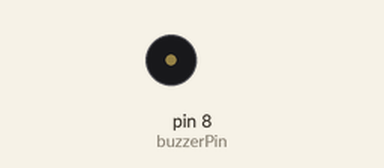
A sketch run on a simulated Arduino Uno, built with avr-gcc and run on an emulated ATmega328P. Shown: buzzer (waves = sounding).

Above: at 0.1 s.
At 30.3 s:
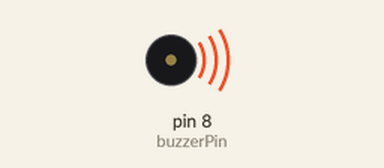
Timing chart, 0 to 33.3 s (numbered marks = the images above):
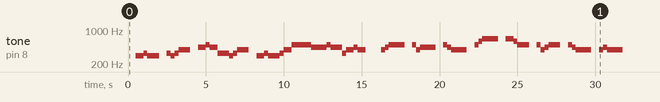

The sketch:

Melody_sep14b.ino
```cpp
// Define pin, speed, and # of repetitions
const int buzzerPin = 8;
const float songSpeed = 1.0;
int repetitions = 1;

// Define note frequencies
#define NOTE_B4 493
#define NOTE_A4 440
#define NOTE_E5 659
#define NOTE_A5 466
#define NOTE_G4 390
#define NOTE_E4 330
#define NOTE_D4 294
#define NOTE_D5 587

// Defines the melody using an array
int melody[] = {
0, NOTE_D4, NOTE_D4, NOTE_E4, NOTE_D4,0,NOTE_E4,NOTE_D4,NOTE_E4,NOTE_G4,0,NOTE_A4,NOTE_A4,NOTE_B4,NOTE_A4,NOTE_E4,NOTE_E4,NOTE_E4,NOTE_D4,NOTE_E4,NOTE_G4,
0, NOTE_D4, NOTE_D4, NOTE_E4,NOTE_D4,NOTE_E4,NOTE_G4,NOTE_G4,NOTE_B4,NOTE_B4,NOTE_A4,NOTE_A4,NOTE_A4,NOTE_A4,NOTE_B4,NOTE_A4,NOTE_E4,NOTE_G4,NOTE_G4,NOTE_A4,NOTE_G4,0,
0, NOTE_G4, NOTE_A4, NOTE_B4, 0, NOTE_B4, NOTE_G4, NOTE_A4, 0, NOTE_B4, NOTE_A4, NOTE_G4, 0, NOTE_B4, NOTE_D5, NOTE_E5,
0, NOTE_E5, NOTE_E5, NOTE_D5, NOTE_B4, 0, NOTE_B4, NOTE_G4, NOTE_A4, NOTE_B4, 0, NOTE_B4, NOTE_A4, NOTE_G4, 0, NOTE_G4, NOTE_A4, NOTE_G4, 0,
};

// Define the durations for each note in ms, must match with melody array 1:1
int durations[] = {
500,250,250,250,750,500,250,250,250,750,500,250,250,250,500,250,250,250,250,250,750,
500,250,250,250,750,250,250,250,250,1000,250,250,250,250,250,750,250,250,250,250,500,500,
500,250,250,1000,500,250,250,1000,500,250,250,1000,500,250,250,1000,
500,250,250,250,750,500,250,250,250,750,500,250,250,1000,500,250,250,1000,1000

};


void setup() {
  pinMode(buzzerPin, OUTPUT);


for (int repeat = 0; repeat < repetitions; repeat++) { //value repeat starts at 0, will increase until it matches # of repetitions
  for (int i = 0; i < sizeof(melody) / sizeof(int); i++) { //i represents # of notes, which will continue to play until the last one
    int noteDuration = durations[i] / songSpeed;
    if (melody[i] != 0) { //If melody is anything but 0
      tone(buzzerPin, melody[i], noteDuration);//Run the note with matching freq. to the buzzer for givin duration
    } else { //If it is 0, play no tone for given duration
      noTone(buzzerPin);
    }
    delay(noteDuration);
  }
  }

}

void loop() {


  }
```
